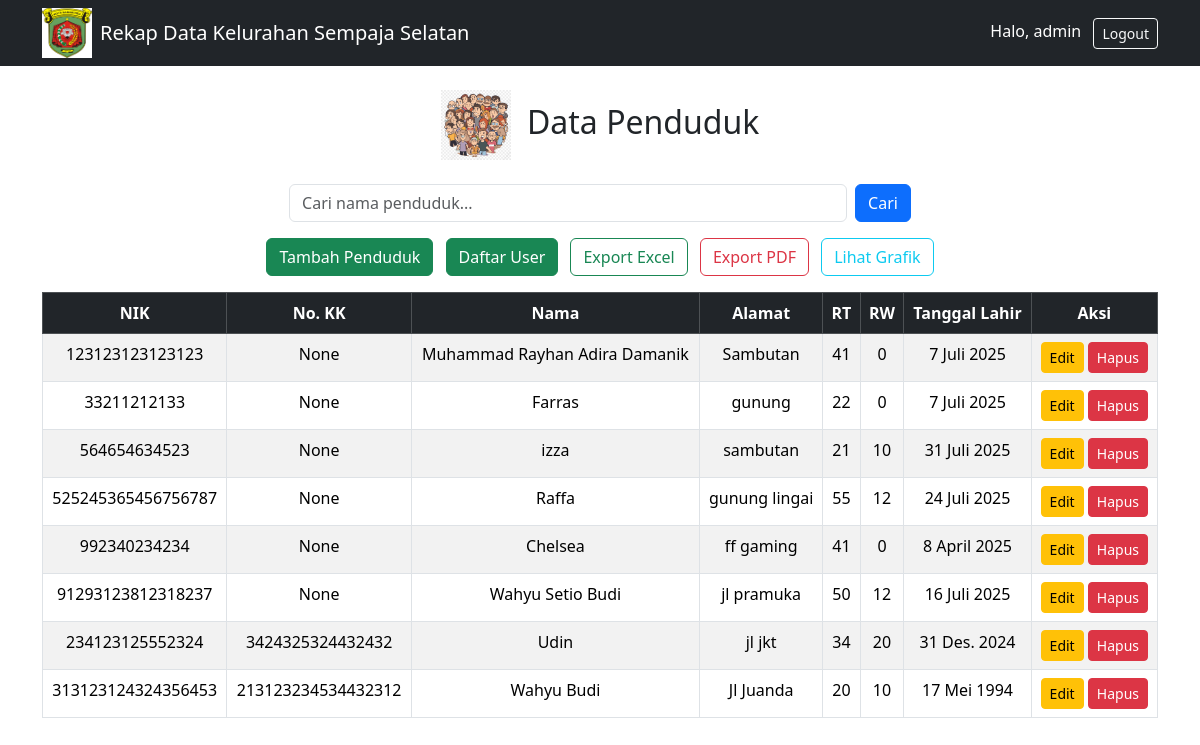
Page / (signed in) on the earlier database version.
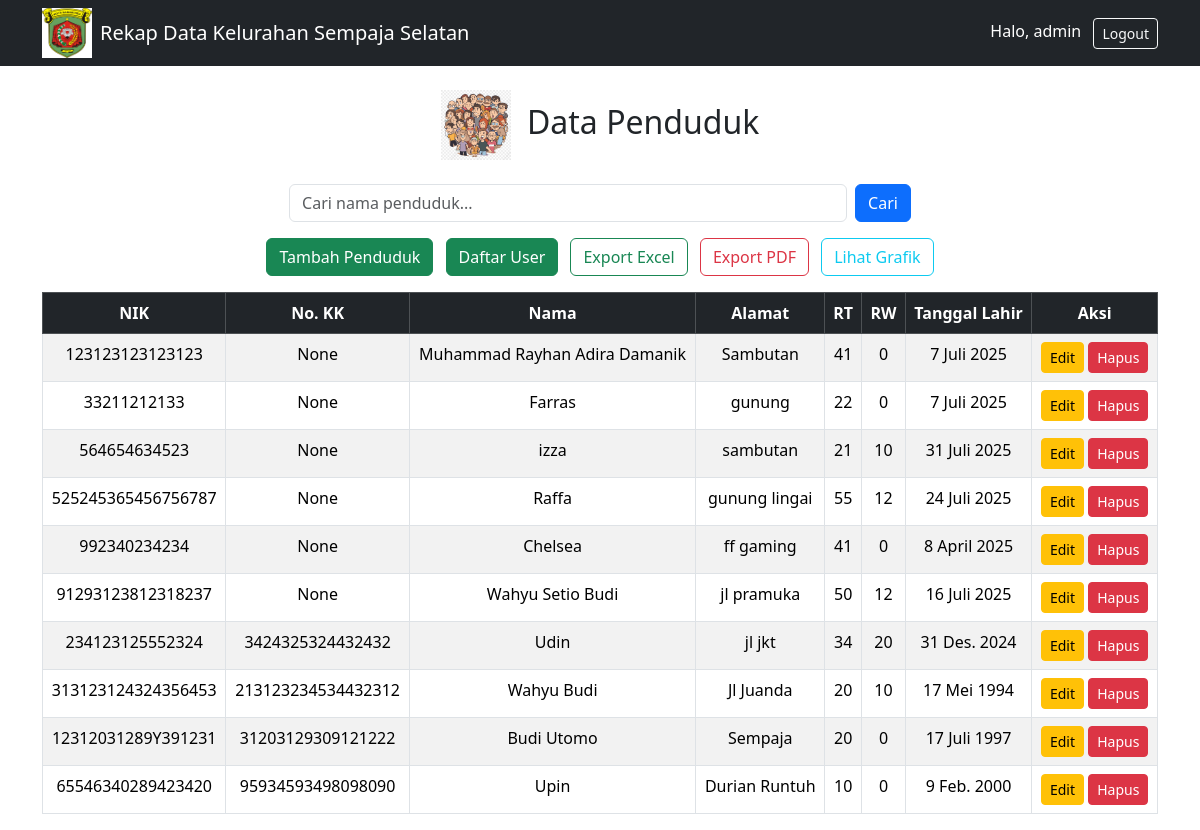
Same page on the later database version.
### rekap/models.py (models this page shows, shortened)
class DataPenduduk(models.Model):
    nik = models.CharField(max_length=16, unique=True)
    no_kk = models.CharField(max_length=20, blank=True, null=True)
    nama = models.CharField(max_length=100)
    alamat = models.TextField()
    rt = models.CharField(max_length=3)
    rw = models.CharField(max_length=3)
    tanggal_lahir = models.DateField()
    foto = models.ImageField(upload_to='foto_penduduk/', blank=True, null=True)

### rekap/views.py (the view)
# urls.py: path('', views.list_penduduk, name='list_penduduk'),
@login_required
def list_penduduk(request):
    query = request.GET.get('q')
    penduduk = DataPenduduk.objects.filter(nama__icontains=query) if query else DataPenduduk.objects.all()
    return render(request, 'rekap/list_penduduk.html', {'penduduk': penduduk})

### rekap/templates/rekap/list_penduduk.html (shortened to what this page needs)
{% extends 'rekap/home.html' %}
{% load static %}
{% block content %}
<h2 class="text-center mb-4">
    <img src="{% static 'rekap/penduduk.png' %}" alt="Data Penduduk" width="70" class="me-2">
    Data Penduduk
</h2>
<form method="get" class="d-flex justify-content-center mb-3">
    <input type="text" name="q" class="form-control w-50 me-2" placeholder="Cari nama penduduk..." value="{{ request.GET.q }}">
    <button type="submit" class="btn btn-primary">Cari</button>
</form>
<div class="text-center mb-3">
    <a href="{% url 'tambah_penduduk' %}" class="btn btn-success me-2">Tambah Penduduk</a>
    {% if user.is_staff %}
    <a href="{% url 'daftar_user' %}" class="btn btn-success me-2">Daftar User</a>
    <a href="{% url 'export_excel' %}" class="btn btn-outline-success me-2">Export Excel</a>
    <a href="{% url 'export_pdf' %}" class="btn btn-outline-danger me-2">Export PDF</a>
    <a href="{% url 'grafik_penduduk' %}" class="btn btn-outline-info">Lihat Grafik</a>
    {% endif %}
</div>
<table class="table table-striped table-bordered">
    <thead class="table-dark">
        <tr class="text-center">
            <th>NIK</th>
            <th>No. KK</th>
            <th>Nama</th>
            <th>Alamat</th>
            <th>RT</th>
            <th>RW</th>
            <th>Tanggal Lahir</th>
            {% if user.is_staff %}
            <th>Aksi</th>
            {% endif %}
        </tr>
    </thead>
    <tbody>
        {% for p in penduduk %}
        <tr class="text-center">
            <td>{{ p.nik }}</td>
            <td>{{ p.no_kk }}</td>
            <td>{{ p.nama }}</td>
            <td>{{ p.alamat }}</td>
            <td>{{ p.rt }}</td>
            <td>{{ p.rw }}</td>
            <td>{{ p.tanggal_lahir }}</td>
            {% if user.is_staff %}
            <td>
                <a href="{% url 'edit_penduduk' p.id %}" class="btn btn-warning btn-sm">Edit</a>
                <a href="{% url 'hapus_penduduk' p.id %}" class="btn btn-danger btn-sm" onclick="return confirm('Yakin ingin menghapus data ini?')">Hapus</a>
            </td>
            {% endif %}
        </tr>
        {% endfor %}
    </tbody>
</table>
{% endblock %}

Differences in the rows shown:
added DataPenduduk: nik "12312031289Y391231", no_kk "31203129309121222", nama "Budi Utomo", alamat "Sempaja", rt "20", rw "0", tanggal_lahir "17 Juli 1997"
added DataPenduduk: nik "65546340289423420", no_kk "95934593498098090", nama "Upin", alamat "Durian Runtuh", rt "10", rw "0", tanggal_lahir "9 Feb. 2000"
